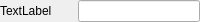
<?xml version="1.0" encoding="UTF-8"?>
<ui version="4.0">
 <class>UIFloat</class>
 <widget class="QWidget" name="UIFloat">
  <property name="geometry">
   <rect>
    <x>0</x>
    <y>0</y>
    <width>200</width>
    <height>21</height>
   </rect>
  </property>
  <property name="windowTitle">
   <string>Form</string>
  </property>
  <layout class="QHBoxLayout" name="horizontalLayout" stretch="1,2">
   <property name="leftMargin">
    <number>0</number>
   </property>
   <property name="topMargin">
    <number>0</number>
   </property>
   <property name="rightMargin">
    <number>0</number>
   </property>
   <property name="bottomMargin">
    <number>0</number>
   </property>
   <item>
    <widget class="QLabel" name="label">
     <property name="minimumSize">
      <size>
       <width>72</width>
       <height>0</height>
      </size>
     </property>
     <property name="text">
      <string>TextLabel</string>
     </property>
    </widget>
   </item>
   <item>
    <widget class="FloatLineEdit" name="value"/>
   </item>
  </layout>
 </widget>
 <customwidgets>
  <customwidget>
   <class>FloatLineEdit</class>
   <extends>QLineEdit</extends>
   <header location="global">UI/FloatLineEdit.hpp</header>
  </customwidget>
 </customwidgets>
 <resources/>
 <connections/>
</ui>
